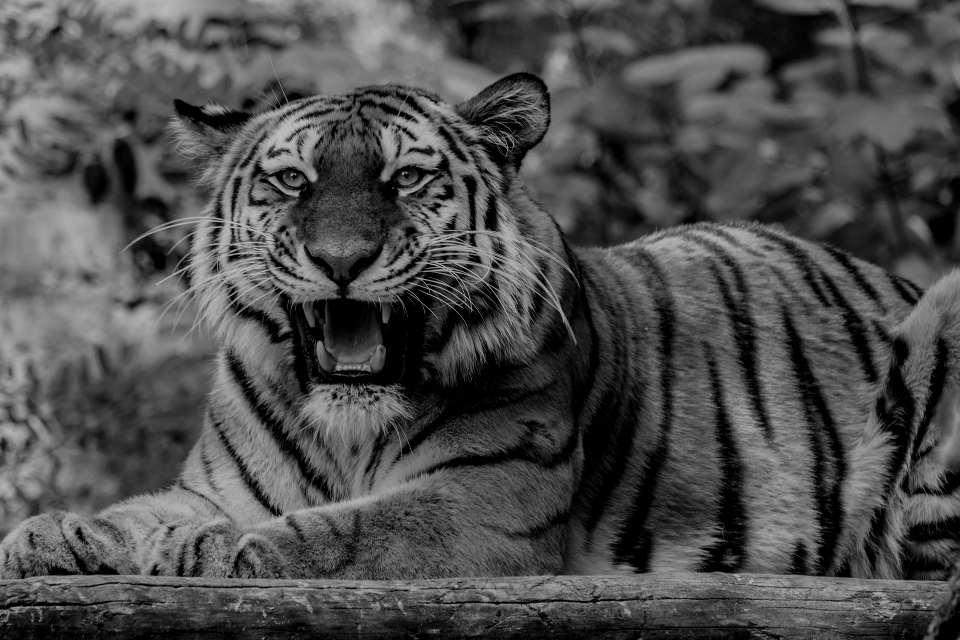
#> input picture LV2-20230406/tiger.png, 960 x 640 px
$ python lv23.py
#> lines starting #> are read from the running program, lines starting #| are printed output that depends on the picture
import numpy as np
import matplotlib.pyplot as plt

img=plt.imread("tiger.png")
#> img is the input picture: shape (640, 960, 4) float32; mean R, G, B, A 0.303, 0.303, 0.303, 1

#a)
img=img*2
plt.subplot(2,3,2)
plt.imshow(img,cmap="gray")

img = img[:,:,0].copy()
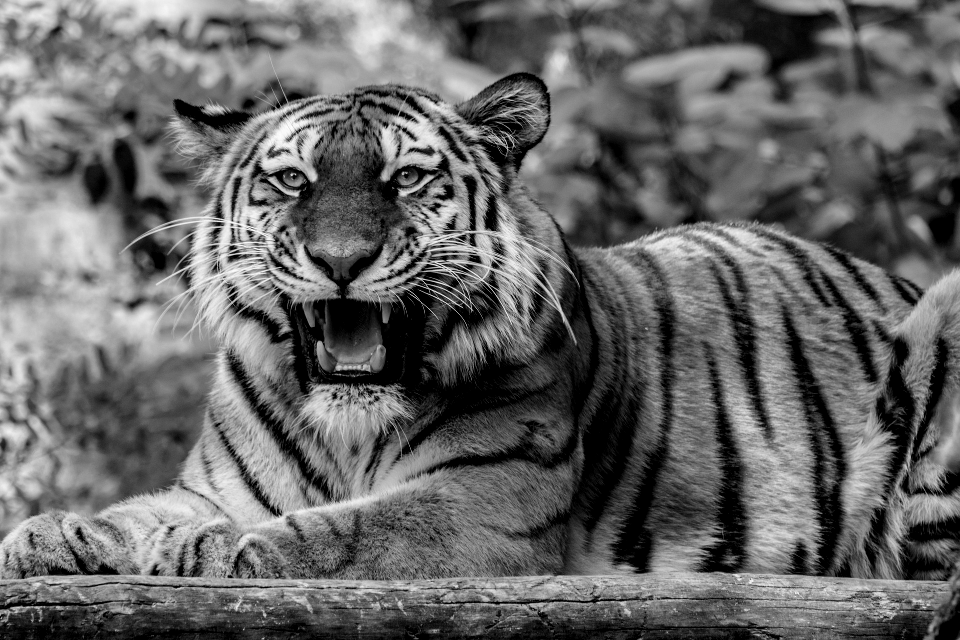
#> img: shape (640, 960) float32; min 0, max 1.5, mean 0.605; drawn with min black and max white
plt.subplot(2,3,1)
plt.imshow(img,cmap="gray")


#b)
(h,w)=img.shape
#> h = 640; w = 960
img_rot=np.zeros((w,h))
for i in range(0,h):
    img_rot[:,h-i-1]=img[i,:]
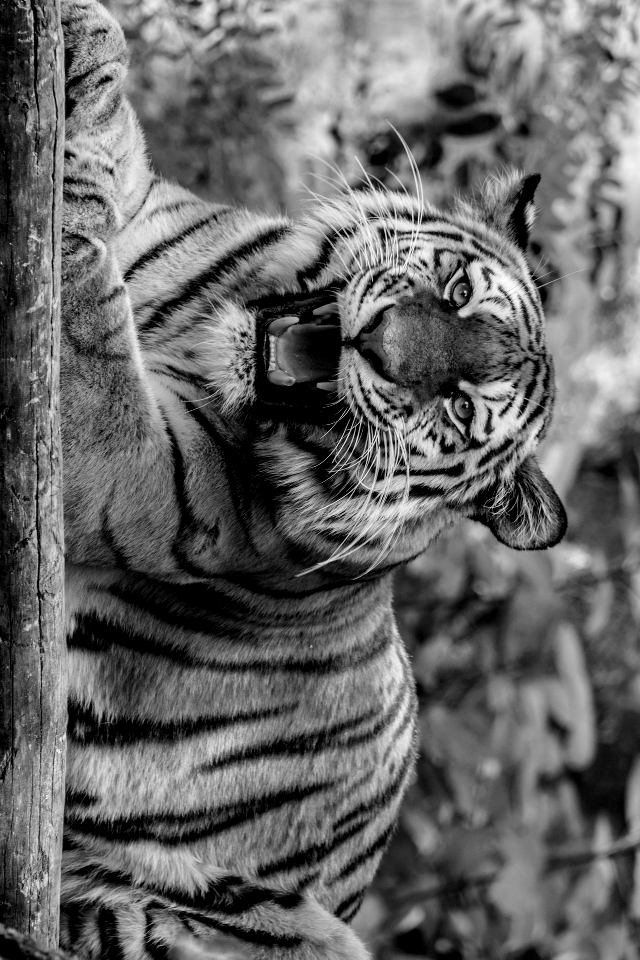
#> img_rot: shape (960, 640) float64; min 0, max 1.5, mean 0.605; drawn with min black and max white
plt.subplot(2,3,3)
plt.imshow(img_rot,cmap="gray")
#c)
img_flip=np.zeros((h,w))
for i in range(0,h):
    img_flip[h-1-i,:]=img[i,:]
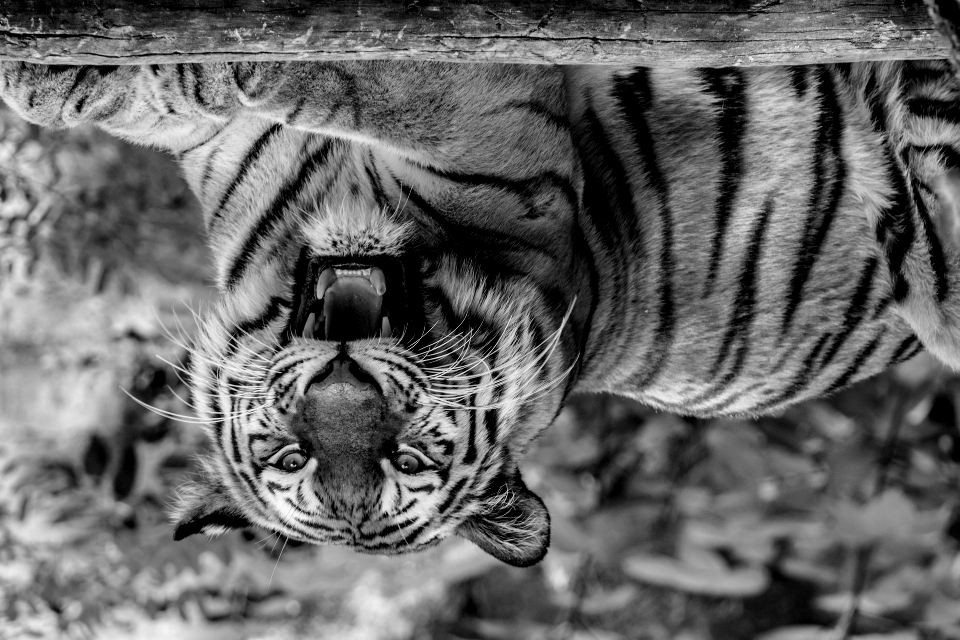
#> img_flip: shape (640, 960) float64; min 0, max 1.5, mean 0.605; drawn with min black and max white
plt.subplot(2,3,4)
plt.imshow(img_flip,cmap="gray")
#d)
img_reduced=img[::10,::10]
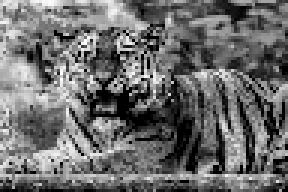
#> img_reduced: shape (64, 96) float32 (shown 3 times larger); min 0, max 1.44, mean 0.613; drawn with min black and max white
plt.subplot(2,3,5)
plt.imshow(img_reduced,cmap="gray")

#e)
img_half=img
img_half[:,:w//4]=0
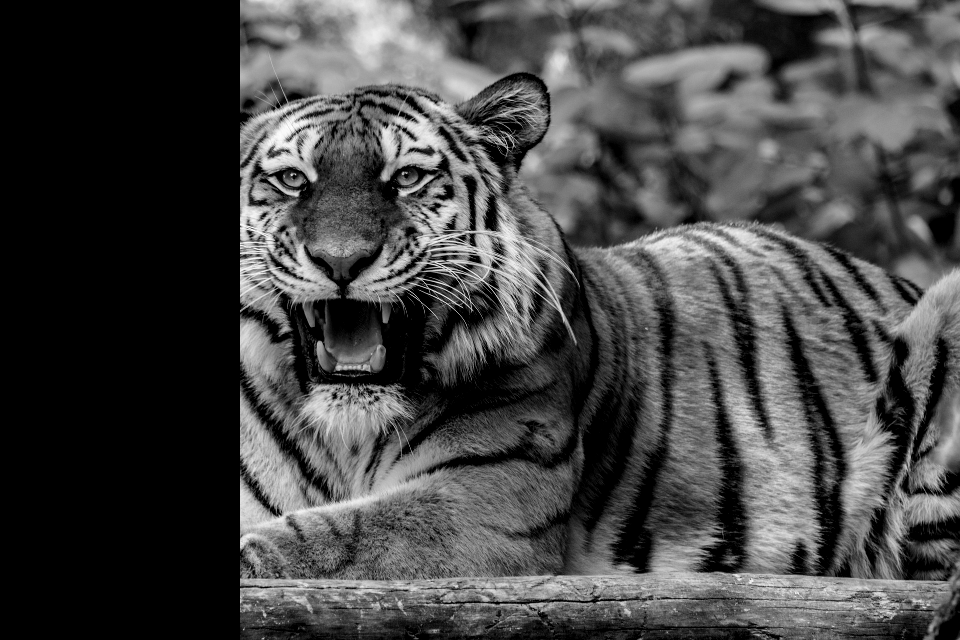
#> img_half: shape (640, 960) float32; min 0, max 1.5, mean 0.412; drawn with min black and max white
img_half[:,w//2:]=0
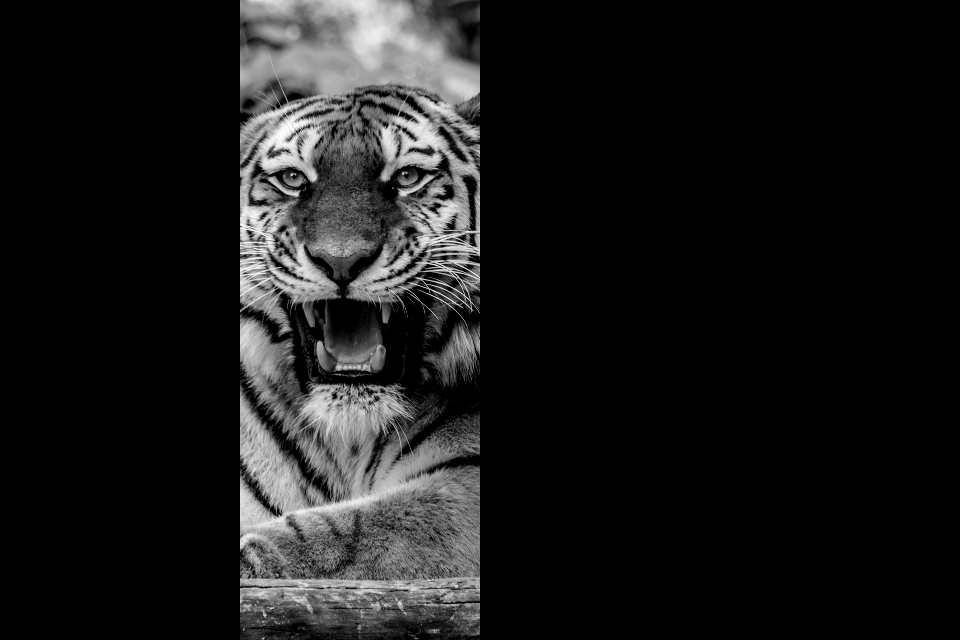
#> img_half: shape (640, 960) float32; min 0, max 1.5, mean 0.154; drawn with min black and max white
plt.subplot(2,3,6)
plt.imshow(img_half,cmap="gray")

plt.show()
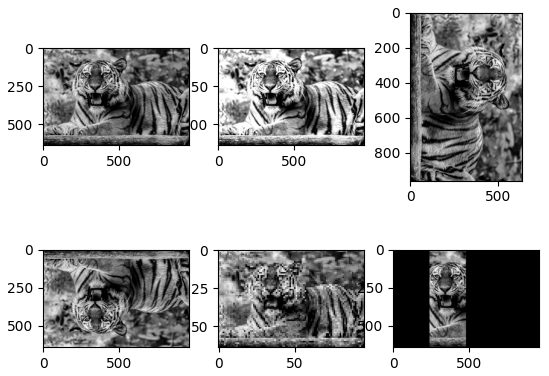
#> figure drawn by matplotlib, 6 panels
